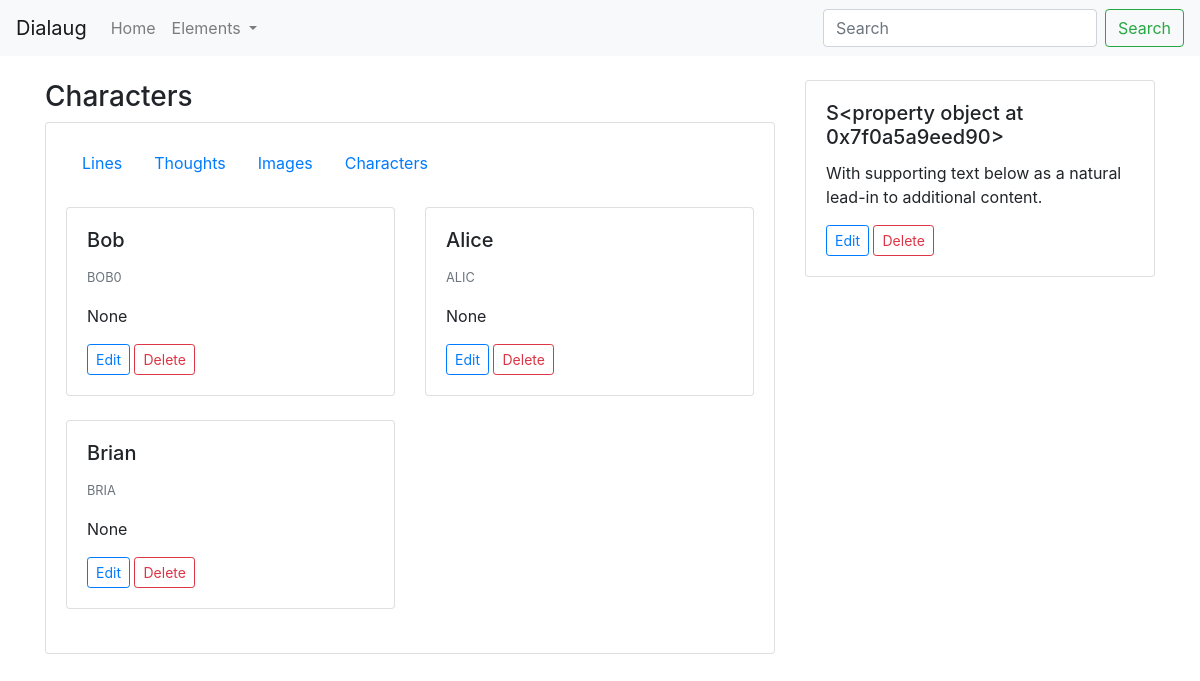
/scenes/3/characters, run on the app's committed database.
### characters/models.py (models this page shows, shortened)
class Character(models.Model):
    name = models.CharField(blank=True, null=True, max_length=80)
    age = models.PositiveSmallIntegerField(blank=True, null=True)
    gender = models.CharField(blank=True, null=True, max_length=80)
    code = models.CharField(blank=True, null=True, max_length=6)
    description = models.TextField(blank=True, null=True)
    def get_edit_url(self):
        return reverse("characters:edit-character", kwargs={'pk': self.id})
    def get_delete_url(self):
        return reverse("characters:delete-character", kwargs={'pk': self.id})

### scenes/models.py (models this page shows, shortened)
class Scene(models.Model):
    description = models.TextField(default='')
    characters = models.ManyToManyField(Character)
    def get_absolute_url(self):
        return reverse('scenes:show-scene', kwargs={'pk': self.pk})
    def get_edit_url(self):
        return reverse('scenes:edit-scene', kwargs={'pk': self.pk})
    def get_characters_url(self):
        return reverse('scenes:characters-scene', kwargs={'pk': self.pk})

### scenes/views.py (the view)
# urls.py: path('<int:pk>/characters', views.characters_view, name='characters-scene'),
def characters_view(request, pk):
    scene = get_object_or_404(Scene, pk=pk)
    characters = scene.characters.all()
    context = {
        'scene': scene,
        'characters': characters
    }
    return render(request, 'scenes/characters.html', context)

### scenes/templates/scenes/characters.html
{% extends 'base.html' %}
{% block content %}
    <div class="container">
        <br>
        <div class="row">
            <div class="col-md-8">
                <h3>Characters</h3>
                <div class="card">
                    <div class="card-body">
                        <ul class="nav">
                            <li class="nav-item">
                                <a class="nav-link" href="{{ scene.get_absolute_url }}">Lines</a>
                            </li>
                            <li class="nav-item">
                                <a class="nav-link" href="#">Thoughts</a>
                            </li>
                            <li class="nav-item">
                                <a class="nav-link" href="#">Images</a>
                            </li>
                            <li class="nav-item">
                                <a class="nav-link active" href="{{ scene.get_characters_url }}">Characters</a>
                            </li>
                        </ul>
                        <br>
                        <div class="row">
                            {% for character in characters %}
                            <div class="col-md-6">
                                <div class="card">
                                    <div class="card-body">
                                        <h5 class="card-title">{{ character.name }}</h5>
                                        <p class="card-text"><small class="text-muted">{{ character.code }}</small></p>
                                        <p class="card-text">{{ character.description }}</p>
                                        <a href="{{ character.get_edit_url }}" class="btn btn-outline-primary btn-sm">Edit</a>
                                        <a href="{{ character.get_delete_url }}" class="btn btn-outline-danger btn-sm">Delete</a>
                                    </div>
                                </div>
                                <br>
                            </div>
                            {% endfor %}
                        </div>
                    </div>
                </div>
            </div>
            <div class="col-md-4">
                <div class="card">
                    <div class="card-body">
                        <h5 class="card-title">{{ scene.code }}</h5>
                        <p class="card-text">With supporting text below as a natural lead-in to additional content.</p>
                        <a href="{{ scene.get_edit_url }}" class="btn btn-outline-primary btn-sm">Edit</a>
                        <a href="{{ scene.get_edit_url }}" class="btn btn-outline-danger btn-sm">Delete</a>
                    </div>
                </div>
            </div>
        </div>
    </div>
{% endblock %}

### data on the page
Character: name "Bob", code "BOB0", description "None"
Character: name "Alice", code "ALIC", description "None"
Character: name "Brian", code "BRIA", description "None"
Scene: code "S<property object at 0x7f0a5a9eed90>"
